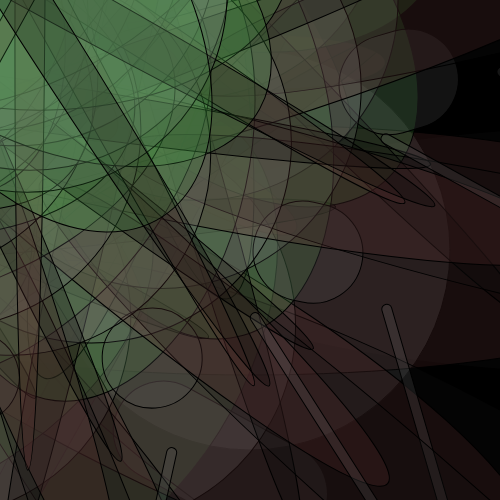
Frame 1 (no input)
Frame 60 (no input): identical to frame 1, image omitted
Frame 120 (the mouse pressed at the canvas centre since frame 60): identical to frame 1, image omitted

The p5.js sketch that drew this single still picture (run headless with seeded random() and noise() and a simulated clock; from frame 60 on, the mouse is pressed at the canvas centre):

// p5.js sketch
// ── sketch.js
function setup() {
  createCanvas(500, 500);
  background(0);

  var y = 300
  var x = 250
  var j = 55
  for (var x = 250; x > 10; x = x - 10) {

    fill(20, 20, 20, j);
    stroke(0);
    ellipse(650, x, 1000, x);

    stroke(0, 0, 100, j);
    ellipse(942, x, 600, 50);

    fill(120, 120, 120, j);
    stroke(0);
    ellipse(x, x, 400)

    fill(100, 50, 50, j);
    stroke(0);
    ellipse(x, x, 1000, x);

    stroke(0, 0, 0, 50);
    ellipse(x+10, x/4, x, j);

    rotate(.5);
    fill(60, 150, 60, j);
    stroke(0);
    ellipse(600, x*8, y+40)

    stroke(0);
    ellipse(x, x, y, 500);


    fill(0, 0, 0, j);
    stroke(0);
    ellipse(x, x-50, 50, 1000)

    fill(90, 90, 90, j);
    stroke(0)
    rect(300, x, x-20, 100, 100);

    fill(100, 100, 100, j);
    stroke(0)
    rect(x*2, 400, y/30, 300, 150);


    }

  for (var x = 10; x > 100; x * 100) {


  }
  //this is for rect, maybe add once I understand. I never understood.


}

function draw() {


}
